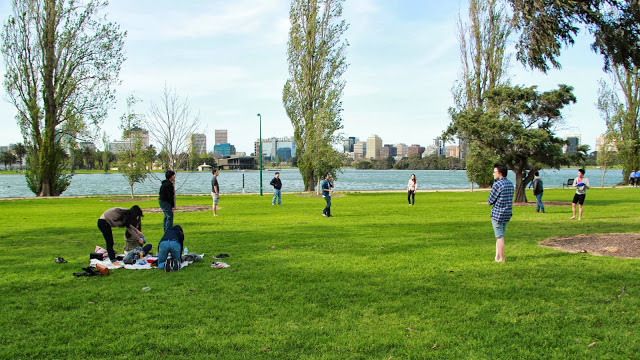
#> input picture Anul III/Semestrul I/CAVA/laborator/Laborator 4+5/Tema 2/data/lac.jpg, 640 x 360 px
$ python -i resize_image.py   (imports and definitions only)
#> lines starting #> are read from the running program, lines starting #| are printed output that depends on the picture
#> further down, picture is the input picture: shape (360, 640, 3); mean B, G, R 108.5, 155.5, 133.1
import sys
import cv2 as cv
import numpy as np
import copy

from parameters import *
from select_path import *

import pdb

def compute_energy(img):
    """
    calculeaza energia la fiecare pixel pe baza gradientului
    :param img: imaginea initiala
    :return:E - energia
    """
    # urmati urmatorii pasi:
    # 1. transformati imagine in grayscale
    # 2. folositi filtru sobel pentru a calcula gradientul in directia X si Y
    # 3. calculati magnitudinea pentru fiecare pixel al imaginii
    E = np.zeros((img.shape[0],img.shape[1]))
    #TODO: scrieti codul
    img_gray=cv.cvtColor(img,cv.COLOR_BGR2GRAY)
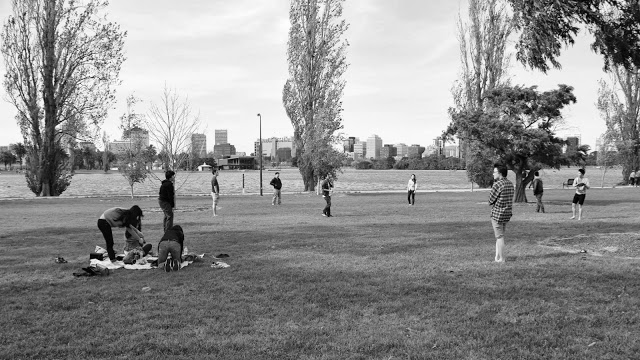
#> img_gray: shape (360, 640); min 0, max 255, mean 143.4
    grad_x=cv.Sobel(img_gray,ddepth=cv.CV_16S,dx=1,dy=0,borderType=cv.BORDER_CONSTANT)
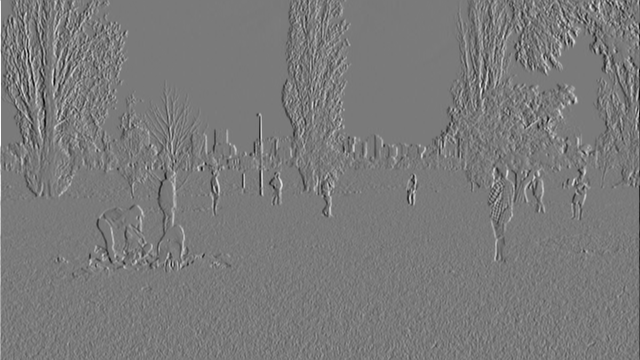
#> grad_x: shape (360, 640) int16; min -920, max 995, mean -0.4; drawn with min black and max white
    grad_y=cv.Sobel(img_gray,ddepth=cv.CV_16S,dx=0,dy=1,borderType=cv.BORDER_CONSTANT)
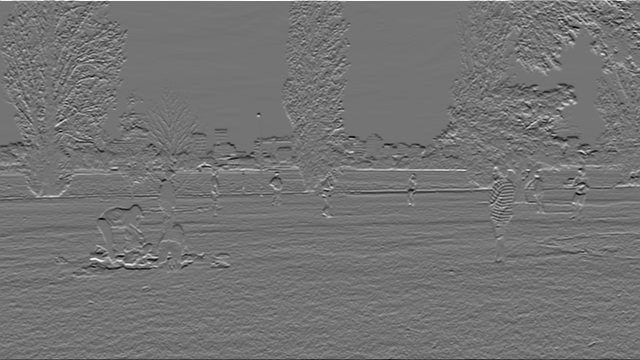
#> grad_y: shape (360, 640) int16; min -829, max 988, mean -1; drawn with min black and max white

    abs_x=np.abs(grad_x)
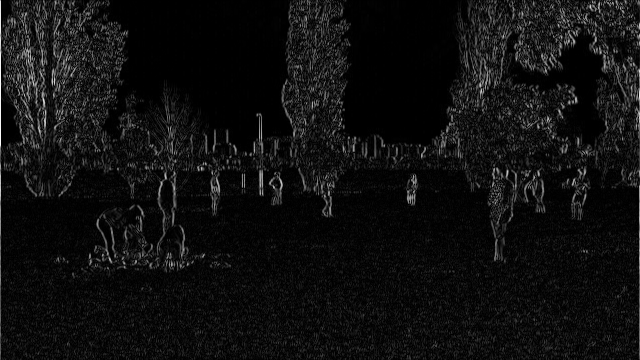
#> abs_x: shape (360, 640) int16; min 0, max 995, mean 63.1; drawn with min black and max white
    abs_y=np.abs(grad_y)
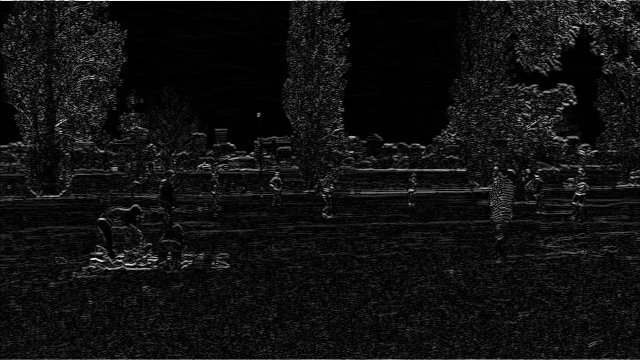
#> abs_y: shape (360, 640) int16; min 0, max 988, mean 66.8; drawn with min black and max white
    E=abs_x+abs_y
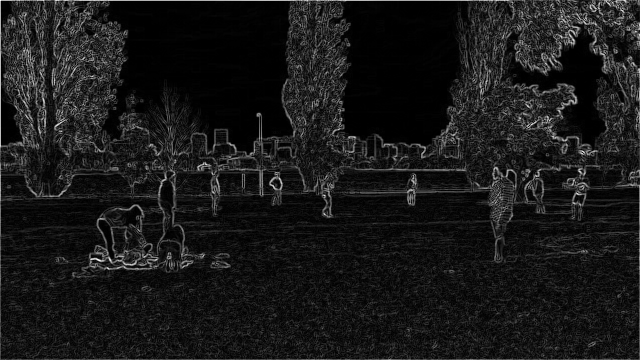
#> E: shape (360, 640) int16; min 0, max 1314, mean 129.9; drawn with min black and max white

    return E

# [129 lines left out: functions show_path, delete_path, decrease_width, decrease_height, amplify_content, delete_object and 1 more, not called in this run]

>>> import cv2
>>> picture = cv2.imread('../../Tema 2/data/lac.jpg')
>>> result = compute_energy(picture)

$ run again, on Anul III/Semestrul I/CAVA/laborator/Laborator 4+5/Tema 2/data/praga.jpg
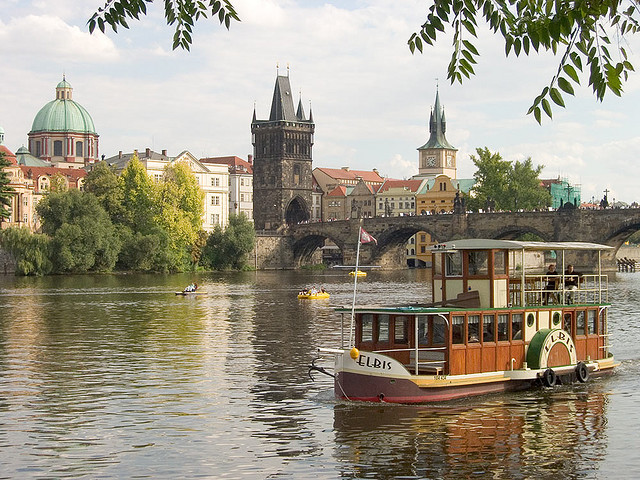
#> input picture Anul III/Semestrul I/CAVA/laborator/Laborator 4+5/Tema 2/data/praga.jpg, 640 x 480 px
#> picture is the input picture: shape (480, 640, 3); mean B, G, R 132.7, 149.6, 156.6
#> in compute_energy, `grad_y=cv.Sobel(img_gray,ddepth=cv.CV_16S,dx=0,dy=1,borderType=cv.BORD..`:
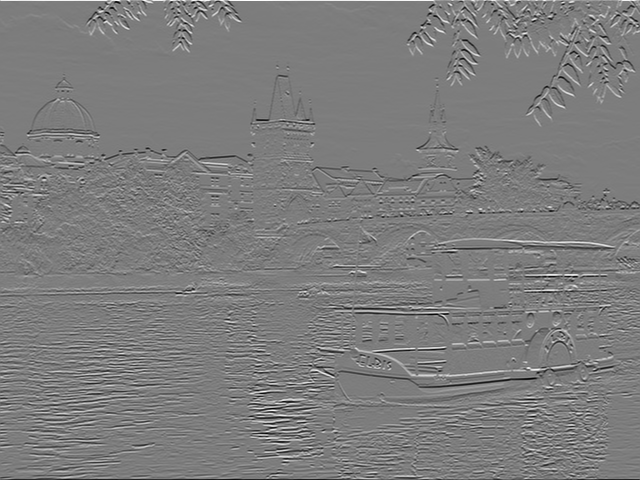
#> grad_y: shape (480, 640) int16; min -985, max 1020, mean -0.3; drawn with min black and max white
#> in compute_energy, `E=abs_x+abs_y`:
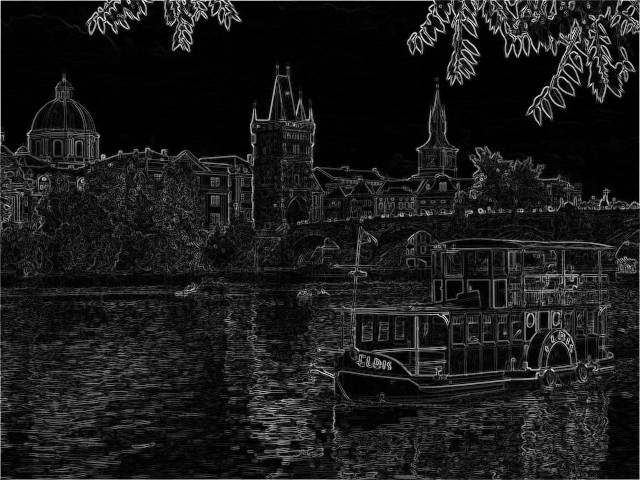
#> E: shape (480, 640) int16; min 0, max 1470, mean 154.8; drawn with min black and max white
